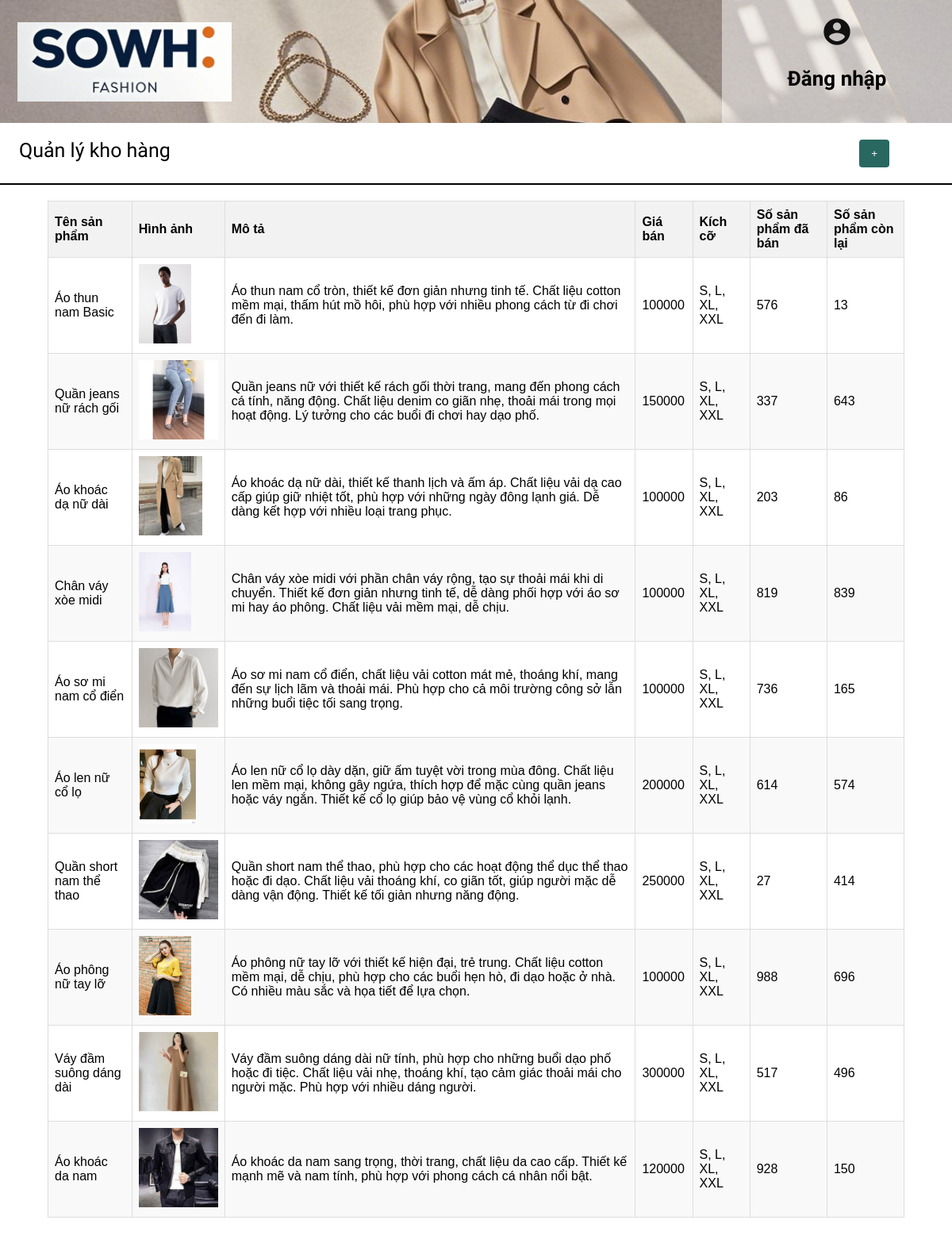
Screenshot of /qlkhohang.php with the database file from the repository.
### tables this page shows
CREATE TABLE `sanpham` (
  `MaSP` varchar(10) NOT NULL,
  `TenSP` varchar(50) NOT NULL,
  `MoTa` varchar(1000) NOT NULL,
  `Gia` int(11) NOT NULL,
  `GioiTinh` varchar(10) NOT NULL,
  `PhanLoai` varchar(20) NOT NULL,
  `img` varchar(255) DEFAULT NULL,
  `luotmua` int(11) DEFAULT NULL,
  `S` tinyint(1) DEFAULT NULL,
  `L` tinyint(1) DEFAULT NULL,
  `XL` tinyint(1) DEFAULT NULL,
  `XXL` tinyint(1) DEFAULT NULL,
  `SLDaBan` int(11) DEFAULT NULL,
  `SLConLai` int(11) DEFAULT NULL,
  `MauSac` varchar(50) DEFAULT '',
  `Video` text DEFAULT '',
  `Anh` text DEFAULT '',
  `SoLuong` int(11) DEFAULT 0
);

### qlkhohang.php (the view, shortened to what this page needs)
<?php
$servername = "localhost";
$username = "root";
$password = "";
$dbname = "fss";
$conn = new mysqli($servername, $username, $password, $dbname);
$sql = "SELECT * FROM SanPham";
$result = $conn->query($sql);
?>
<!DOCTYPE html>
<html lang="en">
	<head>
	  <link rel="stylesheet" href="qlkhohang.css">
	</head>
	<body>
		<header>
			<a href="trangchunhanvien.php">
				<img src="img/logo2.png" alt="Sowh Fashion Logo">
			</a>
			<?php if (isset($_SESSION['username'])): ?>
				<div class="header">
					<section>
						<a href="" class="login" style="top: 35px; left: 1300px;" ><b><?php echo htmlspecialchars($_SESSION['username']); ?></b></a>
						<a href="logout.php" class="login" style="top: 35px; right: 30px;" ><span class="material-icons"
							style="font-size: 40px; color: #111;" >logout </span></a>
					</section>
					<section>
						<a href="" class="login" style="top: 100px; left: 1300px;">Khác</a>
						<li class="dropdown">
							<a href="" class="login" ><span class="material-icons" style="font-size: 40px; color: #111;">menu</span> </a>
							<div class="dropdown-content">
								<a href="qlkhohang.php">Quản lý kho hàng</a>
								<a href="lsdonhang.php">Xem đơn hàng</a>
								<a href="baocaodoanhthu.php">Doanh thu</a>
							</div>
						</li>
					</section>
				</div>
			<?php else: ?>
				<div class="header">
					<a href="login.php" class="login"><span class="material-icons"
						style="font-size: 40px; color: #111;" >account_circle</span></a><br>
					<a href="login.php" class="login"><b>Đăng nhập</b></a>
				</div>
			<?php endif; ?>
		</header>
		<div style="padding-top: 20px" >
			<label>Quản lý kho hàng</label>
			<button type="button" onclick="window.location.href='ThemSP.php';">+</button>
		</div>
		<div class="thanhngang"></div>
		<table class= "table">
			<thead>
				<tr>
					<th>Tên sản phẩm</th>
					<th>Hình ảnh</th>
					<th>Mô tả</th>
					<th>Giá bán</th>
					<th>Kích cỡ</th>
					<th>Số sản phẩm đã bán</th>
					<th>Số sản phẩm còn lại</th>
				</tr>
			</thead>
			<tbody>
				<div>
					<?php
					if ($result->num_rows > 0) {
						while($row = $result->fetch_assoc()) {
							 $sizes = array();
								if ($row['S'] == 1) $sizes[] = 'S';
								if ($row['L'] == 1) $sizes[] = 'L';
								if ($row['XL'] == 1) $sizes[] = 'XL';
								if ($row['XXL'] == 1) $sizes[] = 'XXL';
								$sizeString = implode(', ', $sizes);
							echo'
							<tr>
								<td>'. $row["TenSP"] .'</td>
								<td><img src="' . $row["img"] . '" alt="Product ' . $row["MaSP"] . '"></td>
								<td>'. $row["MoTa"] .'</td>
								<td>'. $row["Gia"] .'</td>
								<td>'. $sizeString .'</td>
								<td>'. $row["SLDaBan"] .'</td>
								<td>'. $row["SLConLai"] .'</td>
							</tr>';
						}
					} else {
						echo "Không có sản phẩm";
					}
					?>
				 </div>
			</tbody>
		</table>
	</body>
</html>

### qlkhohang.css (style rules this page uses)
* { margin: 0; padding: 0; box-sizing: border-box; }
body { margin: 0; padding-bottom: 50px; font-family: Arial, sans-serif; }
header { height: 155px; width: 100%; display: flex; justify-content: space-between; background: url(img/header.png) no-repeat; background-position: 50% 21.4%; background-size: cover; }
header img { width: 290px; height: 120px; margin: 18px 20px 20px 12px ; padding: 10px; }
header div.header { display: flex; flex-direction: column; width: 290px; height: 100%; padding: 20px 10px ; background-color: rgba(255, 255, 255, 0.5); }
.login { margin: 0 auto; color: black; font-size: 26px; text-decoration: none; font-family: 'Paytone One', sans-serif; }
label { font-size: 25px; font-family: 'Paytone One', Noto Serif Dispaly; margin: 0 72% 0 2%; }
table { border-collapse: collapse; margin: 20px 5%; }
th, td { border: 1px solid #ddd; padding: 8px; text-align: left; }
th { background-color: #f2f2f2; }
tr:nth-child(even) { background-color: #f9f9f9; }
td img { height: 100px; width: auto; }
button { padding: 10px 15px; background-color: #286861; color: #fff; border: none; border-radius: 4px; cursor: pointer; }
.thanhngang { width: 100%; height: 2px; background-color: black; margin: 20px 0; }

### rows the page displays
sanpham: TenSP "Áo thun nam Basic", img+MaSP (picture), MoTa "Áo thun nam cổ tròn, thiết kế đơn giản nhưng tinh tế. Chất liệu cotton mềm mại, thấm hút mồ hôi, phù hợp với nhiều phong cách từ đi chơi đến đi làm.", Gia "100000", sizeString "S, L, XL, XXL", SLDaBan "576", SLConLai "13"
sanpham: TenSP "Quần jeans nữ rách gối", img+MaSP (picture), MoTa "Quần jeans nữ với thiết kế rách gối thời trang, mang đến phong cách cá tính, năng động. Chất liệu denim co giãn nhẹ, thoải mái trong mọi hoạt động. Lý tưởng cho các buổi đi chơi hay dạo phố.", Gia "150000", sizeString "S, L, XL, XXL", SLDaBan "337", SLConLai "643"
sanpham: TenSP "Áo khoác dạ nữ dài", img+MaSP (picture), MoTa "Áo khoác dạ nữ dài, thiết kế thanh lịch và ấm áp. Chất liệu vải dạ cao cấp giúp giữ nhiệt tốt, phù hợp với những ngày đông lạnh giá. Dễ dàng kết hợp với nhiều loại trang phục.", Gia "100000", sizeString "S, L, XL, XXL", SLDaBan "203", SLConLai "86"
sanpham: TenSP "Chân váy xòe midi", img+MaSP (picture), MoTa "Chân váy xòe midi với phần chân váy rộng, tạo sự thoải mái khi di chuyển. Thiết kế đơn giản nhưng tinh tế, dễ dàng phối hợp với áo sơ mi hay áo phông. Chất liệu vải mềm mại, dễ chịu.", Gia "100000", sizeString "S, L, XL, XXL", SLDaBan "819", SLConLai "839"
sanpham: TenSP "Áo sơ mi nam cổ điển", img+MaSP (picture), MoTa "Áo sơ mi nam cổ điển, chất liệu vải cotton mát mẻ, thoáng khí, mang đến sự lịch lãm và thoải mái. Phù hợp cho cả môi trường công sở lẫn những buổi tiệc tối sang trọng.", Gia "100000", sizeString "S, L, XL, XXL", SLDaBan "736", SLConLai "165"
sanpham: TenSP "Áo len nữ cổ lọ", img+MaSP (picture), MoTa "Áo len nữ cổ lọ dày dặn, giữ ấm tuyệt vời trong mùa đông. Chất liệu len mềm mại, không gây ngứa, thích hợp để mặc cùng quần jeans hoặc váy ngắn. Thiết kế cổ lọ giúp bảo vệ vùng cổ khỏi lạnh.", Gia "200000", sizeString "S, L, XL, XXL", SLDaBan "614", SLConLai "574"
sanpham: TenSP "Quần short nam thể thao", img+MaSP (picture), MoTa "Quần short nam thể thao, phù hợp cho các hoạt động thể dục thể thao hoặc đi dạo. Chất liệu vải thoáng khí, co giãn tốt, giúp người mặc dễ dàng vận động. Thiết kế tối giản nhưng năng động.", Gia "250000", sizeString "S, L, XL, XXL", SLDaBan "27", SLConLai "414"
sanpham: TenSP "Áo phông nữ tay lỡ", img+MaSP (picture), MoTa "Áo phông nữ tay lỡ với thiết kế hiện đại, trẻ trung. Chất liệu cotton mềm mại, dễ chịu, phù hợp cho các buổi hẹn hò, đi dạo hoặc ở nhà. Có nhiều màu sắc và họa tiết để lựa chọn.", Gia "100000", sizeString "S, L, XL, XXL", SLDaBan "988", SLConLai "696"
sanpham: TenSP "Váy đầm suông dáng dài", img+MaSP (picture), MoTa "Váy đầm suông dáng dài nữ tính, phù hợp cho những buổi dạo phố hoặc đi tiệc. Chất liệu vải nhẹ, thoáng khí, tạo cảm giác thoải mái cho người mặc. Phù hợp với nhiều dáng người.", Gia "300000", sizeString "S, L, XL, XXL", SLDaBan "517", SLConLai "496"
sanpham: TenSP "Áo khoác da nam", img+MaSP (picture), MoTa "Áo khoác da nam sang trọng, thời trang, chất liệu da cao cấp. Thiết kế mạnh mẽ và nam tính, phù hợp với phong cách cá nhân nổi bật.", Gia "120000", sizeString "S, L, XL, XXL", SLDaBan "928", SLConLai "150"
